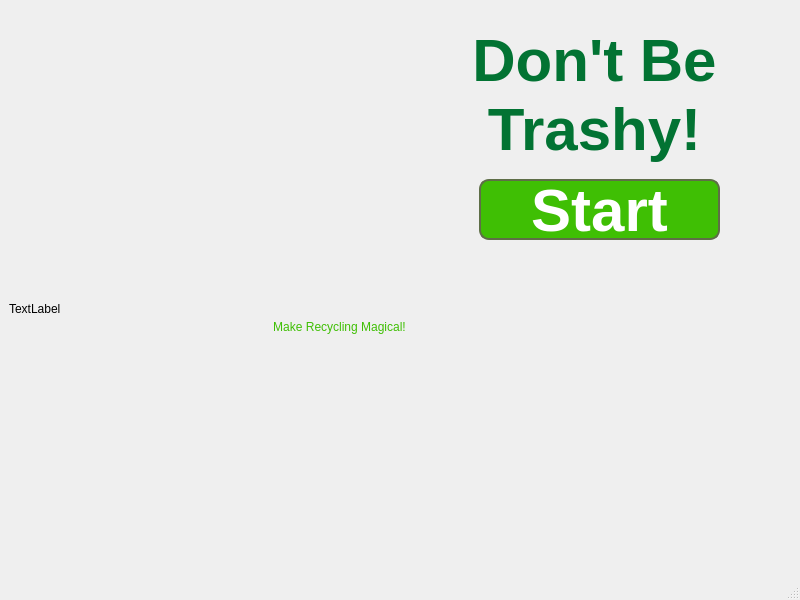
<?xml version="1.0" encoding="UTF-8"?>
<ui version="4.0">
 <class>View</class>
 <widget class="QMainWindow" name="View">
  <property name="geometry">
   <rect>
    <x>0</x>
    <y>0</y>
    <width>800</width>
    <height>600</height>
   </rect>
  </property>
  <property name="minimumSize">
   <size>
    <width>800</width>
    <height>600</height>
   </size>
  </property>
  <property name="maximumSize">
   <size>
    <width>800</width>
    <height>600</height>
   </size>
  </property>
  <property name="windowTitle">
   <string>View</string>
  </property>
  <widget class="QWidget" name="centralwidget">
   <property name="minimumSize">
    <size>
     <width>800</width>
     <height>0</height>
    </size>
   </property>
   <layout class="QVBoxLayout" name="verticalLayout_2">
    <item>
     <widget class="QStackedWidget" name="stackWidget">
      <property name="enabled">
       <bool>true</bool>
      </property>
      <property name="minimumSize">
       <size>
        <width>800</width>
        <height>600</height>
       </size>
      </property>
      <property name="maximumSize">
       <size>
        <width>800</width>
        <height>600</height>
       </size>
      </property>
      <property name="baseSize">
       <size>
        <width>800</width>
        <height>600</height>
       </size>
      </property>
      <widget class="QWidget" name="titleScreen">
       <property name="styleSheet">
        <string notr="true">background-image: {/Users/isabellabertagnolli/a8-Edu-app/a8-edu-app-ibertagnolli/meadow.png;}</string>
       </property>
       <widget class="QPushButton" name="startButton">
        <property name="geometry">
         <rect>
          <x>470</x>
          <y>170</y>
          <width>241</width>
          <height>61</height>
         </rect>
        </property>
        <property name="font">
         <font>
          <pointsize>45</pointsize>
          <bold>true</bold>
         </font>
        </property>
        <property name="styleSheet">
         <string notr="true">QPushButton {background-color: rgb(63, 191, 4);border-style: solid;border-color: rgb(94, 110, 71);border-width: 2px; border-radius:10px; color: rgb(255, 255, 255)} QPushButton:pressed {background-color: rgb(230, 249, 193);border-style: solid;border-color: rgb(94, 110, 71);border-width: 2px;border-radius:10px; color: rgb(0, 0, 0)}</string>
        </property>
        <property name="text">
         <string>Start</string>
        </property>
       </widget>
       <widget class="QLabel" name="titleLabel">
        <property name="geometry">
         <rect>
          <x>400</x>
          <y>0</y>
          <width>371</width>
          <height>171</height>
         </rect>
        </property>
        <property name="font">
         <font>
          <pointsize>45</pointsize>
          <bold>true</bold>
         </font>
        </property>
        <property name="styleSheet">
         <string notr="true">color:rgb(2, 115, 51)</string>
        </property>
        <property name="text">
         <string>Don't Be 
Trashy!</string>
        </property>
        <property name="alignment">
         <set>Qt::AlignCenter</set>
        </property>
       </widget>
       <widget class="QLabel" name="wizard">
        <property name="geometry">
         <rect>
          <x>360</x>
          <y>160</y>
          <width>531</width>
          <height>541</height>
         </rect>
        </property>
        <property name="font">
         <font/>
        </property>
        <property name="styleSheet">
         <string notr="true"/>
        </property>
        <property name="frameShape">
         <enum>QFrame::NoFrame</enum>
        </property>
        <property name="text">
         <string/>
        </property>
        <property name="pixmap">
         <pixmap>../wizard.png</pixmap>
        </property>
        <property name="scaledContents">
         <bool>true</bool>
        </property>
        <property name="alignment">
         <set>Qt::AlignCenter</set>
        </property>
        <property name="buddy">
         <cstring></cstring>
        </property>
       </widget>
       <widget class="QLabel" name="backgroundImage">
        <property name="geometry">
         <rect>
          <x>0</x>
          <y>0</y>
          <width>800</width>
          <height>600</height>
         </rect>
        </property>
        <property name="minimumSize">
         <size>
          <width>800</width>
          <height>600</height>
         </size>
        </property>
        <property name="maximumSize">
         <size>
          <width>800</width>
          <height>600</height>
         </size>
        </property>
        <property name="autoFillBackground">
         <bool>false</bool>
        </property>
        <property name="text">
         <string>TextLabel</string>
        </property>
        <property name="scaledContents">
         <bool>true</bool>
        </property>
       </widget>
       <widget class="QLabel" name="flavorTextLabel">
        <property name="geometry">
         <rect>
          <x>250</x>
          <y>310</y>
          <width>161</width>
          <height>16</height>
         </rect>
        </property>
        <property name="font">
         <font/>
        </property>
        <property name="styleSheet">
         <string notr="true">color:rgb(63, 191, 4)</string>
        </property>
        <property name="text">
         <string>Make Recycling Magical!</string>
        </property>
        <property name="alignment">
         <set>Qt::AlignCenter</set>
        </property>
       </widget>
       <zorder>backgroundImage</zorder>
       <zorder>wizard</zorder>
       <zorder>startButton</zorder>
       <zorder>titleLabel</zorder>
       <zorder>flavorTextLabel</zorder>
      </widget>
      <widget class="QWidget" name="purposeScreen">
       <property name="minimumSize">
        <size>
         <width>800</width>
         <height>600</height>
        </size>
       </property>
       <property name="maximumSize">
        <size>
         <width>800</width>
         <height>600</height>
        </size>
       </property>
       <property name="layoutDirection">
        <enum>Qt::LeftToRight</enum>
       </property>
       <widget class="QPushButton" name="buttonToInstrScreen">
        <property name="geometry">
         <rect>
          <x>670</x>
          <y>500</y>
          <width>101</width>
          <height>41</height>
         </rect>
        </property>
        <property name="font">
         <font>
          <pointsize>12</pointsize>
         </font>
        </property>
        <property name="styleSheet">
         <string notr="true">background-color: rgb(4, 255, 0); color: rgb(0, 85, 0);</string>
        </property>
        <property name="text">
         <string>Continue</string>
        </property>
       </widget>
       <widget class="QLabel" name="purposeSubtitleLabel1">
        <property name="geometry">
         <rect>
          <x>0</x>
          <y>80</y>
          <width>801</width>
          <height>51</height>
         </rect>
        </property>
        <property name="font">
         <font>
          <pointsize>22</pointsize>
         </font>
        </property>
        <property name="styleSheet">
         <string notr="true">color: rgb(0, 85, 0);</string>
        </property>
        <property name="text">
         <string>Saves Resources and Reduces Pollution</string>
        </property>
        <property name="scaledContents">
         <bool>false</bool>
        </property>
        <property name="alignment">
         <set>Qt::AlignCenter</set>
        </property>
        <property name="wordWrap">
         <bool>true</bool>
        </property>
       </widget>
       <widget class="QLabel" name="purposeTitleLabel">
        <property name="geometry">
         <rect>
          <x>0</x>
          <y>40</y>
          <width>801</width>
          <height>51</height>
         </rect>
        </property>
        <property name="font">
         <font>
          <pointsize>30</pointsize>
         </font>
        </property>
        <property name="styleSheet">
         <string notr="true">color: rgb(0, 85, 0);</string>
        </property>
        <property name="text">
         <string>Recycling Matters</string>
        </property>
        <property name="alignment">
         <set>Qt::AlignCenter</set>
        </property>
       </widget>
       <widget class="QLabel" name="purposeSubtitleLabel2">
        <property name="geometry">
         <rect>
          <x>0</x>
          <y>120</y>
          <width>801</width>
          <height>41</height>
         </rect>
        </property>
        <property name="font">
         <font>
          <pointsize>22</pointsize>
         </font>
        </property>
        <property name="styleSheet">
         <string notr="true">color: rgb(0, 85, 0);</string>
        </property>
        <property name="text">
         <string>In June 2019, Salt Lake City recycled and saved:</string>
        </property>
        <property name="alignment">
         <set>Qt::AlignCenter</set>
        </property>
        <property name="wordWrap">
         <bool>true</bool>
        </property>
       </widget>
       <widget class="QLabel" name="waterLabel">
        <property name="geometry">
         <rect>
          <x>30</x>
          <y>290</y>
          <width>131</width>
          <height>111</height>
         </rect>
        </property>
        <property name="font">
         <font>
          <pointsize>14</pointsize>
         </font>
        </property>
        <property name="styleSheet">
         <string notr="true">color: rgb(0, 85, 0);</string>
        </property>
        <property name="text">
         <string>3,121,890                                  Gallons of Water</string>
        </property>
        <property name="alignment">
         <set>Qt::AlignCenter</set>
        </property>
        <property name="wordWrap">
         <bool>true</bool>
        </property>
       </widget>
       <widget class="QLabel" name="electricityLabel">
        <property name="geometry">
         <rect>
          <x>450</x>
          <y>350</y>
          <width>151</width>
          <height>71</height>
         </rect>
        </property>
        <property name="font">
         <font>
          <pointsize>14</pointsize>
         </font>
        </property>
        <property name="styleSheet">
         <string notr="true">color: rgb(0, 85, 0);</string>
        </property>
        <property name="text">
         <string>1,832                                            MWH of Electricity</string>
        </property>
        <property name="alignment">
         <set>Qt::AlignCenter</set>
        </property>
        <property name="wordWrap">
         <bool>true</bool>
        </property>
       </widget>
       <widget class="QLabel" name="treeLabel">
        <property name="geometry">
         <rect>
          <x>170</x>
          <y>370</y>
          <width>121</width>
          <height>111</height>
         </rect>
        </property>
        <property name="font">
         <font>
          <pointsize>14</pointsize>
         </font>
        </property>
        <property name="styleSheet">
         <string notr="true">color: rgb(0, 85, 0);</string>
        </property>
        <property name="text">
         <string>5,732                                              Mature Trees</string>
        </property>
        <property name="alignment">
         <set>Qt::AlignCenter</set>
        </property>
        <property name="wordWrap">
         <bool>true</bool>
        </property>
       </widget>
       <widget class="QLabel" name="gasLabel">
        <property name="geometry">
         <rect>
          <x>280</x>
          <y>250</y>
          <width>171</width>
          <height>111</height>
         </rect>
        </property>
        <property name="font">
         <font>
          <pointsize>14</pointsize>
         </font>
        </property>
        <property name="styleSheet">
         <string notr="true">color: rgb(0, 85, 0);</string>
        </property>
        <property name="text">
         <string>2,027                                    Metric Tons of                                Greenhouse Gas Emissions</string>
        </property>
        <property name="alignment">
         <set>Qt::AlignCenter</set>
        </property>
        <property name="wordWrap">
         <bool>true</bool>
        </property>
       </widget>
       <widget class="QLabel" name="landfillLabel">
        <property name="geometry">
         <rect>
          <x>610</x>
          <y>240</y>
          <width>161</width>
          <height>151</height>
         </rect>
        </property>
        <property name="font">
         <font>
          <pointsize>14</pointsize>
         </font>
        </property>
        <property name="styleSheet">
         <string notr="true">color: rgb(0, 85, 0);</string>
        </property>
        <property name="text">
         <string>2,238                                 Cubic Yards of                         Landfill Airspace</string>
        </property>
        <property name="alignment">
         <set>Qt::AlignCenter</set>
        </property>
        <property name="wordWrap">
         <bool>true</bool>
        </property>
       </widget>
       <widget class="QLabel" name="blueTulipLabel">
        <property name="geometry">
         <rect>
          <x>-90</x>
          <y>160</y>
          <width>391</width>
          <height>421</height>
         </rect>
        </property>
        <property name="text">
         <string/>
        </property>
        <property name="pixmap">
         <pixmap>images/blueTulip1.png</pixmap>
        </property>
        <property name="scaledContents">
         <bool>true</bool>
        </property>
       </widget>
       <widget class="QLabel" name="orangeTulipLabel">
        <property name="geometry">
         <rect>
          <x>60</x>
          <y>280</y>
          <width>371</width>
          <height>351</height>
         </rect>
        </property>
        <property name="text">
         <string/>
        </property>
        <property name="pixmap">
         <pixmap>images/orangeTulip1.png</pixmap>
        </property>
        <property name="scaledContents">
         <bool>true</bool>
        </property>
       </widget>
       <widget class="QLabel" name="pinkTulipLabel">
        <property name="geometry">
         <rect>
          <x>170</x>
          <y>100</y>
          <width>421</width>
          <height>491</height>
         </rect>
        </property>
        <property name="text">
         <string/>
        </property>
        <property name="pixmap">
         <pixmap>images/pinkTulip1.png</pixmap>
        </property>
        <property name="scaledContents">
         <bool>true</bool>
        </property>
       </widget>
       <widget class="QLabel" name="yellowTulipLabel">
        <property name="geometry">
         <rect>
          <x>350</x>
          <y>230</y>
          <width>371</width>
          <height>361</height>
         </rect>
        </property>
        <property name="text">
         <string/>
        </property>
        <property name="pixmap">
         <pixmap>images/yellowTulip1.png</pixmap>
        </property>
        <property name="scaledContents">
         <bool>true</bool>
        </property>
       </widget>
       <widget class="QLabel" name="redTulipLabel">
        <property name="geometry">
         <rect>
          <x>490</x>
          <y>130</y>
          <width>431</width>
          <height>461</height>
         </rect>
        </property>
        <property name="text">
         <string/>
        </property>
        <property name="pixmap">
         <pixmap>images/redTulip1.png</pixmap>
        </property>
        <property name="scaledContents">
         <bool>true</bool>
        </property>
       </widget>
       <widget class="QLabel" name="backgroundPurposeLabel">
        <property name="geometry">
         <rect>
          <x>0</x>
          <y>0</y>
          <width>800</width>
          <height>600</height>
         </rect>
        </property>
        <property name="minimumSize">
         <size>
          <width>800</width>
          <height>597</height>
         </size>
        </property>
        <property name="maximumSize">
         <size>
          <width>800</width>
          <height>600</height>
         </size>
        </property>
        <property name="text">
         <string/>
        </property>
        <property name="pixmap">
         <pixmap>images/purposeField1.jpg</pixmap>
        </property>
        <property name="scaledContents">
         <bool>true</bool>
        </property>
       </widget>
       <zorder>backgroundPurposeLabel</zorder>
       <zorder>redTulipLabel</zorder>
       <zorder>yellowTulipLabel</zorder>
       <zorder>pinkTulipLabel</zorder>
       <zorder>orangeTulipLabel</zorder>
       <zorder>blueTulipLabel</zorder>
       <zorder>purposeSubtitleLabel1</zorder>
       <zorder>purposeTitleLabel</zorder>
       <zorder>purposeSubtitleLabel2</zorder>
       <zorder>waterLabel</zorder>
       <zorder>electricityLabel</zorder>
       <zorder>buttonToInstrScreen</zorder>
       <zorder>treeLabel</zorder>
       <zorder>gasLabel</zorder>
       <zorder>landfillLabel</zorder>
      </widget>
      <widget class="QWidget" name="instructionScreen">
       <property name="minimumSize">
        <size>
         <width>800</width>
         <height>600</height>
        </size>
       </property>
       <property name="maximumSize">
        <size>
         <width>800</width>
         <height>600</height>
        </size>
       </property>
       <property name="autoFillBackground">
        <bool>false</bool>
       </property>
       <property name="styleSheet">
        <string notr="true">background-color: rgb(211, 253, 255);
</string>
       </property>
       <widget class="QFrame" name="instructionFrame">
        <property name="geometry">
         <rect>
          <x>10</x>
          <y>10</y>
          <width>761</width>
          <height>511</height>
         </rect>
        </property>
        <property name="styleSheet">
         <string notr="true"/>
        </property>
        <property name="frameShape">
         <enum>QFrame::StyledPanel</enum>
        </property>
        <property name="frameShadow">
         <enum>QFrame::Raised</enum>
        </property>
        <widget class="QWidget" name="horizontalLayoutWidget">
         <property name="geometry">
          <rect>
           <x>10</x>
           <y>10</y>
           <width>751</width>
           <height>501</height>
          </rect>
         </property>
         <layout class="QHBoxLayout" name="horizontalLayout">
          <item>
           <widget class="QLabel" name="instructionPictureLabel">
            <property name="maximumSize">
             <size>
              <width>350</width>
              <height>16777215</height>
             </size>
            </property>
            <property name="styleSheet">
             <string notr="true">background-image: url(&quot;:/images/images/frog.png&quot;);
background-color: rgba( 255, 255, 255, 0%);</string>
            </property>
            <property name="text">
             <string/>
            </property>
           </widget>
          </item>
          <item>
           <layout class="QGridLayout" name="gridLayout">
            <item row="8" column="1">
             <widget class="QLabel" name="label_6">
              <property name="styleSheet">
               <string notr="true">font: 12pt &quot;Helvetica&quot;;
color: rgb(0, 0, 0);</string>
              </property>
              <property name="text">
               <string>Advance to the next level by 
placing all trash items into the correct bin.</string>
              </property>
              <property name="alignment">
               <set>Qt::AlignCenter</set>
              </property>
             </widget>
            </item>
            <item row="0" column="1">
             <widget class="QLabel" name="HowToPlayLabel">
              <property name="styleSheet">
               <string notr="true">font: 700 20pt &quot;Georgia&quot;;
color: rgb(0, 0, 0);
background-color: rgba( 255, 255, 255, 0%);</string>
              </property>
              <property name="text">
               <string>How To Play</string>
              </property>
              <property name="alignment">
               <set>Qt::AlignCenter</set>
              </property>
             </widget>
            </item>
            <item row="7" column="1">
             <widget class="QLabel" name="label_5">
              <property name="maximumSize">
               <size>
                <width>16777215</width>
                <height>40</height>
               </size>
              </property>
              <property name="styleSheet">
               <string notr="true">font: 16pt &quot;Helvetica&quot;;
color: rgb(0, 0, 0);
</string>
              </property>
              <property name="text">
               <string>Level Advancement</string>
              </property>
              <property name="alignment">
               <set>Qt::AlignCenter</set>
              </property>
             </widget>
            </item>
            <item row="10" column="1">
             <layout class="QHBoxLayout" name="horizontalLayout_2">
              <item>
               <widget class="QLabel" name="label_8">
                <property name="maximumSize">
                 <size>
                  <width>10</width>
                  <height>16777215</height>
                 </size>
                </property>
                <property name="styleSheet">
                 <string notr="true">background-color: rgba( 255, 255, 255, 0%);</string>
                </property>
                <property name="text">
                 <string/>
                </property>
               </widget>
              </item>
              <item>
               <widget class="QPushButton" name="buttonToPurposeScreen">
                <property name="maximumSize">
                 <size>
                  <width>100</width>
                  <height>40</height>
                 </size>
                </property>
                <property name="styleSheet">
                 <string notr="true">color: rgb(46, 138, 3);
border-color: rgb(0, 0, 0);
background-color: rgb(128, 242, 46);</string>
                </property>
                <property name="text">
                 <string>Back</string>
                </property>
               </widget>
              </item>
              <item>
               <widget class="QPushButton" name="buttonToGameScreen">
                <property name="maximumSize">
                 <size>
                  <width>100</width>
                  <height>40</height>
                 </size>
                </property>
                <property name="styleSheet">
                 <string notr="true">color: rgb(46, 138, 3);
background-color: rgb(128, 242, 46);
border-color: rgb(0, 0, 0);</string>
                </property>
                <property name="text">
                 <string>Continue</string>
                </property>
               </widget>
              </item>
              <item>
               <widget class="QLabel" name="label_9">
                <property name="maximumSize">
                 <size>
                  <width>10</width>
                  <height>16777215</height>
                 </size>
                </property>
                <property name="text">
                 <string/>
                </property>
               </widget>
              </item>
             </layout>
            </item>
            <item row="9" column="1">
             <widget class="QLabel" name="label_7">
              <property name="text">
               <string/>
              </property>
             </widget>
            </item>
            <item row="5" column="1">
             <widget class="QLabel" name="label">
              <property name="maximumSize">
               <size>
                <width>16777215</width>
                <height>40</height>
               </size>
              </property>
              <property name="styleSheet">
               <string notr="true">font: 16pt &quot;Helvetica&quot;;
color: rgb(0, 0, 0);</string>
              </property>
              <property name="text">
               <string>Placement of Bins</string>
              </property>
              <property name="alignment">
               <set>Qt::AlignCenter</set>
              </property>
             </widget>
            </item>
            <item row="3" column="1">
             <widget class="QLabel" name="label_3">
              <property name="styleSheet">
               <string notr="true">font: 12pt &quot;Helvetica&quot;;
color: rgb(0, 0, 0);</string>
              </property>
              <property name="text">
               <string>Place all trash items into 
their correct bins.</string>
              </property>
              <property name="alignment">
               <set>Qt::AlignCenter</set>
              </property>
             </widget>
            </item>
            <item row="1" column="1">
             <widget class="QLabel" name="label_2">
              <property name="maximumSize">
               <size>
                <width>16777215</width>
                <height>40</height>
               </size>
              </property>
              <property name="styleSheet">
               <string notr="true">font: 16pt &quot;Helvetica&quot;;
color: rgb(0, 0, 0);</string>
              </property>
              <property name="text">
               <string>Goal</string>
              </property>
              <property name="alignment">
               <set>Qt::AlignCenter</set>
              </property>
             </widget>
            </item>
            <item row="6" column="1">
             <widget class="QLabel" name="label_4">
              <property name="styleSheet">
               <string notr="true">font: 12pt &quot;Helvetica&quot;;
color: rgb(0, 0, 0);</string>
              </property>
              <property name="text">
               <string>Click on the trash item and drag it to 
their correct bin.</string>
              </property>
              <property name="alignment">
               <set>Qt::AlignCenter</set>
              </property>
             </widget>
            </item>
           </layout>
          </item>
         </layout>
        </widget>
       </widget>
      </widget>
      <widget class="QWidget" name="gameScreen">
       <widget class="QLabel" name="trashBinLabel">
        <property name="geometry">
         <rect>
          <x>240</x>
          <y>240</y>
          <width>150</width>
          <height>220</height>
         </rect>
        </property>
        <property name="sizePolicy">
         <sizepolicy hsizetype="Fixed" vsizetype="Fixed">
          <horstretch>0</horstretch>
          <verstretch>0</verstretch>
         </sizepolicy>
        </property>
        <property name="toolTip">
         <string>This is the Garbage bin</string>
        </property>
        <property name="text">
         <string/>
        </property>
        <property name="pixmap">
         <pixmap resource="Resources.qrc">:/images/images/trashBin.png</pixmap>
        </property>
        <property name="scaledContents">
         <bool>true</bool>
        </property>
       </widget>
       <widget class="QLabel" name="yardBinLabel">
        <property name="geometry">
         <rect>
          <x>420</x>
          <y>240</y>
          <width>150</width>
          <height>223</height>
         </rect>
        </property>
        <property name="toolTip">
         <string>This is the Yard Waste bin </string>
        </property>
        <property name="text">
         <string/>
        </property>
        <property name="pixmap">
         <pixmap resource="Resources.qrc">:/images/images/yardBin.png</pixmap>
        </property>
        <property name="scaledContents">
         <bool>true</bool>
        </property>
       </widget>
       <widget class="QLabel" name="recycleBinLabel">
        <property name="geometry">
         <rect>
          <x>60</x>
          <y>240</y>
          <width>150</width>
          <height>220</height>
         </rect>
        </property>
        <property name="sizePolicy">
         <sizepolicy hsizetype="Fixed" vsizetype="Fixed">
          <horstretch>0</horstretch>
          <verstretch>0</verstretch>
         </sizepolicy>
        </property>
        <property name="toolTip">
         <string>This is the Recycle Bin </string>
        </property>
        <property name="text">
         <string/>
        </property>
        <property name="pixmap">
         <pixmap resource="Resources.qrc">:/images/images/recycleBin.png</pixmap>
        </property>
        <property name="scaledContents">
         <bool>true</bool>
        </property>
       </widget>
       <widget class="QLabel" name="gameScreenBackgroundLabel">
        <property name="geometry">
         <rect>
          <x>0</x>
          <y>0</y>
          <width>800</width>
          <height>600</height>
         </rect>
        </property>
        <property name="sizePolicy">
         <sizepolicy hsizetype="Fixed" vsizetype="Fixed">
          <horstretch>0</horstretch>
          <verstretch>0</verstretch>
         </sizepolicy>
        </property>
        <property name="text">
         <string/>
        </property>
        <property name="pixmap">
         <pixmap resource="Resources.qrc">:/images/images/GameScreenGrass.png</pixmap>
        </property>
        <property name="scaledContents">
         <bool>true</bool>
        </property>
       </widget>
       <widget class="QWidget" name="ItemBarWidget" native="true">
        <property name="geometry">
         <rect>
          <x>0</x>
          <y>0</y>
          <width>591</width>
          <height>91</height>
         </rect>
        </property>
        <property name="styleSheet">
         <string notr="true">
border: 1px solid white;
border-top-left-radius: 10px;
border-top-right-radius: 10px;
border-bottom-left-radius: 10px;
border-bottom-right-radius: 10px;

</string>
        </property>
        <widget class="QPushButton" name="itemSlot0">
         <property name="geometry">
          <rect>
           <x>20</x>
           <y>10</y>
           <width>71</width>
           <height>71</height>
          </rect>
         </property>
         <property name="text">
          <string/>
         </property>
        </widget>
        <widget class="QPushButton" name="itemSlot1">
         <property name="geometry">
          <rect>
           <x>130</x>
           <y>10</y>
           <width>71</width>
           <height>71</height>
          </rect>
         </property>
         <property name="text">
          <string/>
         </property>
        </widget>
        <widget class="QPushButton" name="itemSlot2">
         <property name="geometry">
          <rect>
           <x>250</x>
           <y>10</y>
           <width>71</width>
           <height>71</height>
          </rect>
         </property>
         <property name="text">
          <string/>
         </property>
        </widget>
        <widget class="QPushButton" name="itemSlot3">
         <property name="geometry">
          <rect>
           <x>370</x>
           <y>10</y>
           <width>71</width>
           <height>71</height>
          </rect>
         </property>
         <property name="text">
          <string/>
         </property>
        </widget>
        <widget class="QPushButton" name="itemSlot4">
         <property name="geometry">
          <rect>
           <x>490</x>
           <y>10</y>
           <width>71</width>
           <height>71</height>
          </rect>
         </property>
         <property name="text">
          <string/>
         </property>
        </widget>
       </widget>
       <widget class="QGroupBox" name="ItemInfoBox">
        <property name="geometry">
         <rect>
          <x>610</x>
          <y>70</y>
          <width>161</width>
          <height>301</height>
         </rect>
        </property>
        <property name="styleSheet">
         <string notr="true">color:rgb(255, 255, 255)</string>
        </property>
        <property name="title">
         <string>Item Info</string>
        </property>
        <layout class="QVBoxLayout" name="verticalLayout">
         <item>
          <widget class="QLabel" name="itemTitleLabel">
           <property name="text">
            <string>item name</string>
           </property>
           <property name="alignment">
            <set>Qt::AlignCenter</set>
           </property>
          </widget>
         </item>
         <item>
          <widget class="QLabel" name="correctLabel">
           <property name="styleSheet">
            <string notr="true"/>
           </property>
           <property name="text">
            <string>Correct or incorrect</string>
           </property>
           <property name="alignment">
            <set>Qt::AlignCenter</set>
           </property>
          </widget>
         </item>
         <item>
          <widget class="QLabel" name="itemImageLabel">
           <property name="text">
            <string>image here</string>
           </property>
          </widget>
         </item>
         <item>
          <widget class="QLabel" name="sideBarLabel">
           <property name="styleSheet">
            <string notr="true"/>
           </property>
           <property name="text">
            <string>description here</string>
           </property>
          </widget>
         </item>
        </layout>
       </widget>
       <widget class="QLabel" name="itemBarLabel">
        <property name="geometry">
         <rect>
          <x>610</x>
          <y>0</y>
          <width>101</width>
          <height>31</height>
         </rect>
        </property>
        <property name="font">
         <font>
          <pointsize>24</pointsize>
         </font>
        </property>
        <property name="text">
         <string>Item Bar</string>
        </property>
       </widget>
       <widget class="QPushButton" name="conclusionButton">
        <property name="geometry">
         <rect>
          <x>420</x>
          <y>130</y>
          <width>100</width>
          <height>32</height>
         </rect>
        </property>
        <property name="text">
         <string>Conclusion Screen</string>
        </property>
       </widget>
       <widget class="QLabel" name="TestLabel">
        <property name="geometry">
         <rect>
          <x>20</x>
          <y>120</y>
          <width>63</width>
          <height>20</height>
         </rect>
        </property>
        <property name="text">
         <string>TextLabel</string>
        </property>
       </widget>
       <zorder>gameScreenBackgroundLabel</zorder>
       <zorder>trashBinLabel</zorder>
       <zorder>yardBinLabel</zorder>
       <zorder>recycleBinLabel</zorder>
       <zorder>ItemBarWidget</zorder>
       <zorder>ItemInfoBox</zorder>
       <zorder>itemBarLabel</zorder>
       <zorder>conclusionButton</zorder>
       <zorder>TestLabel</zorder>
      </widget>
      <widget class="QWidget" name="loadingScreen1">
       <widget class="QLabel" name="recycleLogo">
        <property name="geometry">
         <rect>
          <x>10</x>
          <y>0</y>
          <width>71</width>
          <height>31</height>
         </rect>
        </property>
        <property name="text">
         <string>Recycle Logo</string>
        </property>
        <property name="scaledContents">
         <bool>true</bool>
        </property>
       </widget>
       <widget class="QLabel" name="loadingBackground1">
        <property name="geometry">
         <rect>
          <x>0</x>
          <y>0</y>
          <width>800</width>
          <height>600</height>
         </rect>
        </property>
        <property name="text">
         <string/>
        </property>
        <property name="pixmap">
         <pixmap>images/firstLoadingScreen.jpg</pixmap>
        </property>
        <property name="scaledContents">
         <bool>true</bool>
        </property>
       </widget>
       <zorder>loadingBackground1</zorder>
       <zorder>recycleLogo</zorder>
      </widget>
      <widget class="QWidget" name="loadingScreen2">
       <widget class="QLabel" name="label_11">
        <property name="geometry">
         <rect>
          <x>180</x>
          <y>70</y>
          <width>151</width>
          <height>16</height>
         </rect>
        </property>
        <property name="text">
         <string>DELETE! LoadingScreen2</string>
        </property>
       </widget>
      </widget>
      <widget class="QWidget" name="conclusionScreen">
       <property name="minimumSize">
        <size>
         <width>800</width>
         <height>600</height>
        </size>
       </property>
       <property name="maximumSize">
        <size>
         <width>800</width>
         <height>600</height>
        </size>
       </property>
       <widget class="QLabel" name="conclusionBackgroundLabel">
        <property name="geometry">
         <rect>
          <x>0</x>
          <y>0</y>
          <width>800</width>
          <height>600</height>
         </rect>
        </property>
        <property name="minimumSize">
         <size>
          <width>800</width>
          <height>600</height>
         </size>
        </property>
        <property name="maximumSize">
         <size>
          <width>800</width>
          <height>600</height>
         </size>
        </property>
        <property name="text">
         <string/>
        </property>
       </widget>
       <widget class="QLabel" name="congratLabel">
        <property name="geometry">
         <rect>
          <x>170</x>
          <y>170</y>
          <width>431</width>
          <height>231</height>
         </rect>
        </property>
        <property name="text">
         <string>Congrat Label</string>
        </property>
       </widget>
       <widget class="QLabel" name="learnMoreLink">
        <property name="geometry">
         <rect>
          <x>550</x>
          <y>320</y>
          <width>71</width>
          <height>31</height>
         </rect>
        </property>
        <property name="text">
         <string>Link</string>
        </property>
       </widget>
      </widget>
     </widget>
    </item>
   </layout>
  </widget>
  <widget class="QMenuBar" name="menubar">
   <property name="geometry">
    <rect>
     <x>0</x>
     <y>0</y>
     <width>800</width>
     <height>25</height>
    </rect>
   </property>
  </widget>
  <widget class="QStatusBar" name="statusbar"/>
 </widget>
 <resources>
  <include location="Resources.qrc"/>
 </resources>
 <connections/>
</ui>
